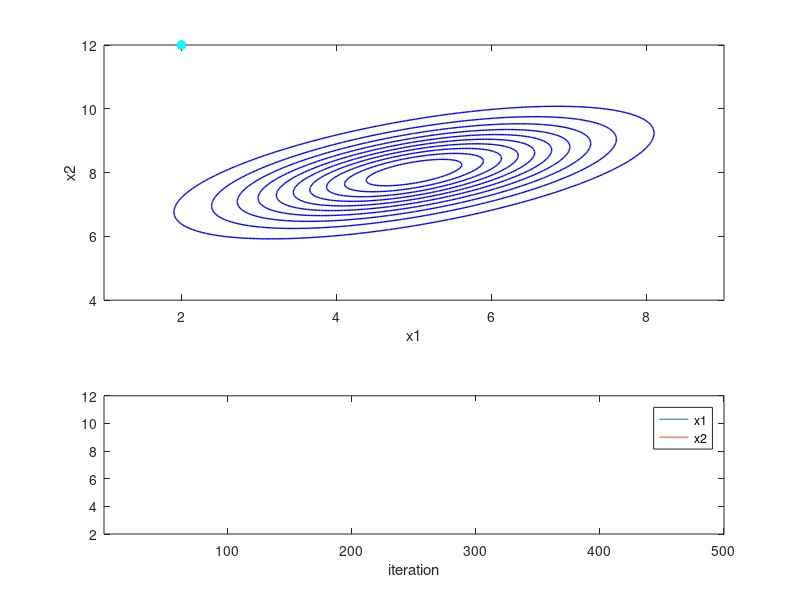

Reproduce this figure in MATLAB. (Note: this script raises an error after producing the figure.)
clear

updatePlotFlag = 1;     % 0/1 update plot during MCMC

%% - target distribution (multivariate normal)
mu = [5,8];
Sigma = [2 0.8; 0.8 .9];
% Sigma = [1 0.999; 0.999 1];
prob = @(X)mvnpdf(X,mu,Sigma);


%% ground truth
% x_true = mvnrnd(mu,Sigma,2000);     % sample from true distribution 
xlist = linspace(mu(1)-4,mu(1)+4,190);
ylist = linspace(mu(2)-4,mu(2)+4,200);
[X,Y] = meshgrid(xlist,ylist);
Z= reshape(prob([X(:),Y(:)]),size(X));

%% start values
xp_init = [2,12];

%% proposal distribution (assume normal)
epsilon = 5;
Sigma_prop = epsilon*eye(length(xp_init));


%% HMCMC
% --- asign start values
xp = xp_init;

% --- start MCMC
nmcmc = 500;
param_mcmc = nan(nmcmc,length(xp));
counter = 0;

tic
for ii=1:nmcmc

    % propose a move from proposal joint-distribution
    xp_tmp = mvnrnd(xp,Sigma_prop);
    
    % calculate log ratio (Metropolis)
    logr = log(mvnpdf(xp_tmp,mu,Sigma)) - log(mvnpdf(xp,mu,Sigma));
    
    % take it or not
    if log(rand)<logr
        xp = xp_tmp;
        counter = counter+1;
    end
    
    % --- collect
    param_mcmc(ii,:) = xp;
    
    % --- plot
    if updatePlotFlag == 1
        if ii==1
            hf = figure;
            subplot(9,1,1:5);
            hold on; box on;
            [~,hc] = contour(X,Y,Z,10,'b','LineWidth',1);
            plot(xp_init(1),xp_init(2),'o');
            hplot1a = plot([xp_init(1);param_mcmc(:,1)],[xp_init(2);param_mcmc(:,2)],'r.-','linewidth',0.05);
            hplot1b = plot(param_mcmc(ii,1),param_mcmc(ii,2),'co','MarkerFaceColor','c');
            xlabel('x1');
            ylabel('x2');  
            subplot(9,1,7:9);
            hold on; box on;
            hplot2 = plot(param_mcmc);
            set(gca,'xlim',[1,nmcmc]);
            xlabel('iteration');
            legend({'x1','x2'},'Location','best');
            htitle = sgtitle(sprintf('%d of %d',ii,nmcmc));
        else
            set(hplot1a,'XData',[xp_init(1);param_mcmc(:,1)],'YData',[xp_init(2);param_mcmc(:,2)]);
            set(hplot1b,'XData',param_mcmc(ii,1),'YData',param_mcmc(ii,2));
            set(htitle,'String',sprintf('%d of %d',ii,nmcmc));            
            hplot2(1).YData = param_mcmc(:,1);
            hplot2(2).YData = param_mcmc(:,2);
            uistack(hc,'top');
        end
        pause(0.001);
    end
end
total_time = toc;

% if updatePlotFlag == 1
%     return;
% end

%% analyze result
fprintf('Accepted rate is %f%% (%d out of %d)\n',counter/nmcmc*100,counter,nmcmc);
figure
plot(param_mcmc);
legend({'x1','x2'},'Location','best');
xlabel('iteration');

% --- burn-in
nburnin=0;
param_postburnin = param_mcmc(nburnin+1:end,:);

% --- mean and variance of parameters
E_param = mean(param_postburnin);
V_param = var(param_postburnin);

% --- MCMC standard error by effective sample size
[ESS,Sigma] = multiESS(param_postburnin);    % book assume no correlation between thetas
ESS = round(ESS);
% MCMCSE = sqrt(diag(cov(param_mcmc))'/ESS);    % useing covariance of mcmc
MCMCSE = sqrt(diag(Sigma)'/ESS);    % useing covariance from mutliESS

% --- display result
array2table([E_param; sqrt(V_param); MCMCSE],'VariableNames',{'x1','x2',},'RowNames',{'Mean','SE','MCMCSE'})
fprintf('Effective sample size is %d\n',ESS);


%% plot
figure
subplot(9,1,1:5);
hold on; box on;
[~,hc] = contour(X,Y,Z,5,'b','LineWidth',1);
plot(xp_init(1),xp_init(2),'o');
plot([xp_init(1);param_mcmc(:,1)],[xp_init(2);param_mcmc(:,2)],'r-')
xlabel('x1');
ylabel('x2');
uistack(hc,'top');  
subplot(9,1,7:9);
plot(param_mcmc);
xlabel('iteration');
legend({'x1','x2'},'Location','best');
